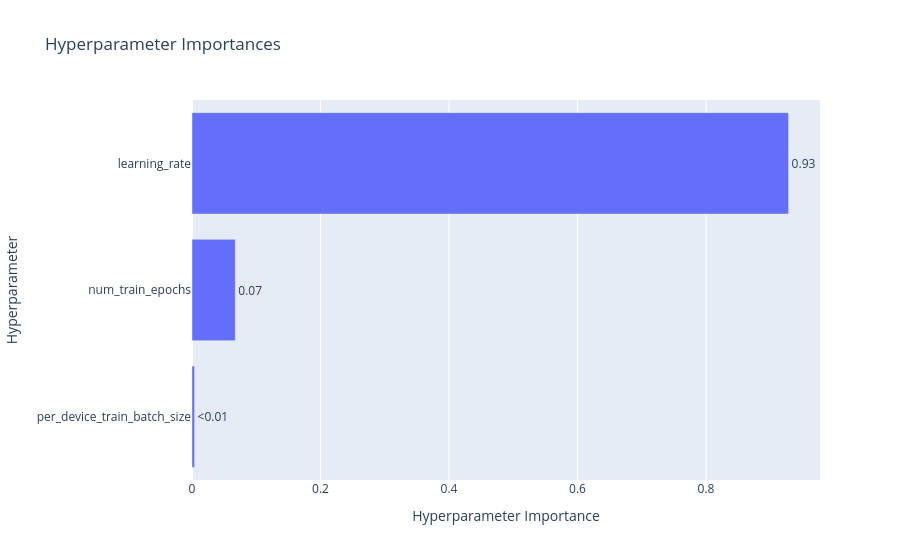

Here is the notebook cell this chart was saved with:
### Code cell
optuna.visualization.plot_param_importances(study)

### Figure 1 — Plotly figure (JSON) as saved in the notebook; plotly's stock layout.template omitted (floating-point values rounded to 4 significant figures)
{"data": [{"cliponaxis": false, "hovertemplate": ["per_device_train_batch_size (CategoricalDistribution): 0.004012281021522482<extra></extra>", "num_train_epochs (IntDistribution): 0.06741714075098329<extra></extra>", "learning_rate (FloatDistribution): 0.9285705782274942<extra></extra>"], "name": "Objective Value", "orientation": "h", "text": ["<0.01", "0.07", "0.93"], "textposition": "outside", "type": "bar", "x": [0.004012, 0.06742, 0.9286], "y": ["per_device_train_batch_size", "num_train_epochs", "learning_rate"]}], "layout": {"title": {"text": "Hyperparameter Importances"}, "xaxis": {"title": {"text": "Hyperparameter Importance"}}, "yaxis": {"title": {"text": "Hyperparameter"}}}}
